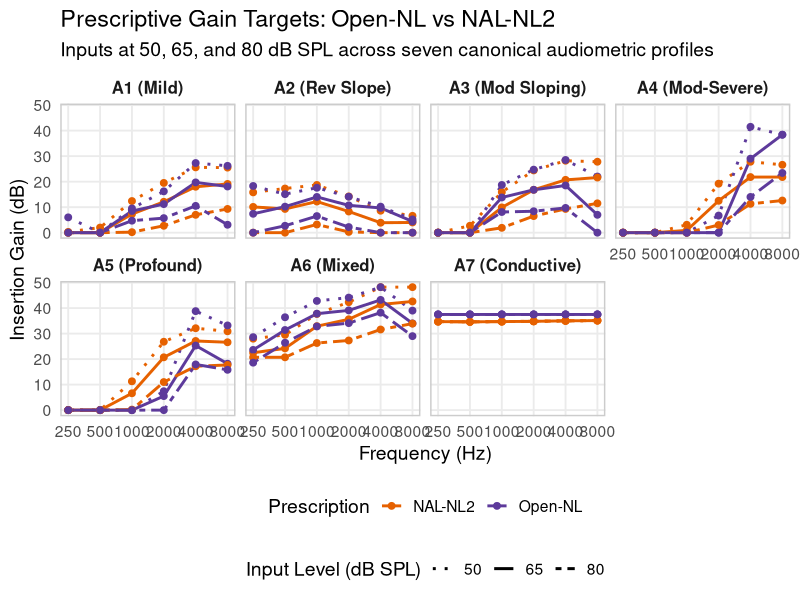
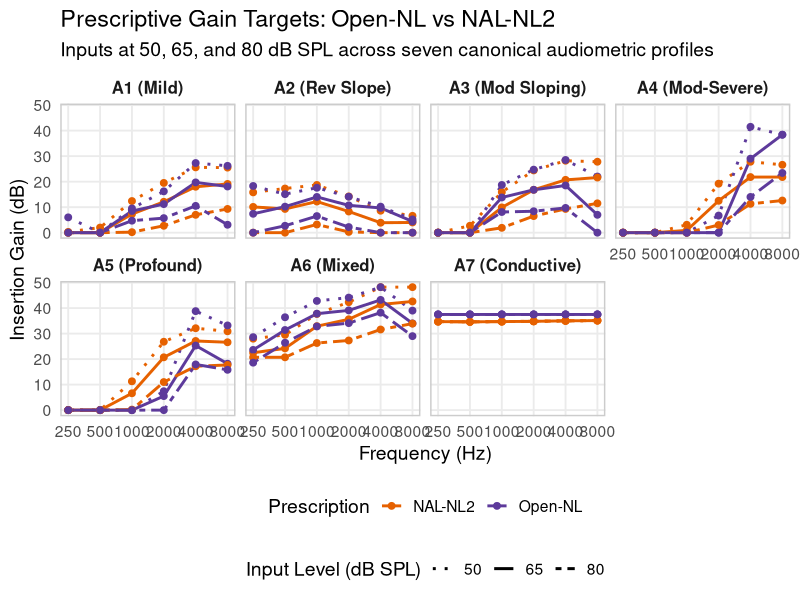

R code for these plots, in order:
library(ggplot2)
library(dplyr)
library(tidyr)

# Hardcoded data from the final validation table
data_raw <- list(
  A1 = list(
    `50` = list(`NAL-NL2`=c(0.3, 2.0, 12.4, 19.5, 25.6, 25.5), `Open-NL`=c(6.0, 0.0, 9.5, 16.2, 27.3, 26.2)),
    `65` = list(`NAL-NL2`=c(0.0, 0.0, 7.3, 12.1, 18.0, 19.1), `Open-NL`=c(0.0, 0.0, 8.5, 11.2, 19.7, 18.1)),
    `80` = list(`NAL-NL2`=c(0.0, 0.0, 0.2, 2.7, 7.0, 9.3), `Open-NL`=c(0.0, 0.0, 4.7, 5.7, 10.5, 3.1))
  ),
  A2 = list(
    `50` = list(`NAL-NL2`=c(15.8, 17.3, 18.7, 14.2, 8.6, 6.6), `Open-NL`=c(18.3, 15.1, 17.6, 14.1, 10.2, 5.2)),
    `65` = list(`NAL-NL2`=c(10.1, 9.3, 12.2, 8.3, 3.9, 4.0), `Open-NL`=c(7.4, 10.2, 14.0, 10.7, 9.7, 4.4)),
    `80` = list(`NAL-NL2`=c(0.0, 0.0, 3.2, 0.3, 0.0, 0.0), `Open-NL`=c(0.0, 2.7, 6.5, 2.2, 0.0, 0.0))
  ),
  A3 = list(
    `50` = list(`NAL-NL2`=c(0.0, 2.7, 15.9, 24.4, 28.2, 27.8), `Open-NL`=c(0.0, 0.0, 18.7, 24.7, 28.5, 22.0)),
    `65` = list(`NAL-NL2`=c(0.0, 0.0, 9.9, 16.8, 20.7, 21.6), `Open-NL`=c(0.0, 0.0, 13.8, 16.8, 18.5, 7.0)),
    `80` = list(`NAL-NL2`=c(0.0, 0.0, 1.9, 6.5, 9.3, 11.5), `Open-NL`=c(0.0, 0.0, 8.1, 8.4, 9.7, 0.0))
  ),
  A4 = list(
    `50` = list(`NAL-NL2`=c(0.0, 0.0, 3.1, 19.2, 27.8, 26.6), `Open-NL`=c(0.0, 0.0, 0.0, 6.7, 41.5, 38.4)),
    `65` = list(`NAL-NL2`=c(0.0, 0.0, 0.9, 12.5, 21.8, 21.8), `Open-NL`=c(0.0, 0.0, 0.0, 0.0, 29.0, 38.4)),
    `80` = list(`NAL-NL2`=c(0.0, 0.0, 0.0, 3.0, 11.3, 12.6), `Open-NL`=c(0.0, 0.0, 0.0, 0.0, 14.0, 23.4))
  ),
  A5 = list(
    `50` = list(`NAL-NL2`=c(0.0, 0.0, 11.3, 26.8, 32.1, 30.9), `Open-NL`=c(0.0, 0.0, 0.0, 7.4, 38.8, 33.2)),
    `65` = list(`NAL-NL2`=c(0.0, 0.0, 6.6, 20.7, 27.1, 26.6), `Open-NL`=c(0.0, 0.0, 0.0, 5.5, 25.3, 18.2)),
    `80` = list(`NAL-NL2`=c(0.0, 0.0, 0.2, 11.0, 17.2, 17.7), `Open-NL`=c(0.0, 0.0, 0.0, 0.0, 17.9, 15.8))
  ),
  A6 = list(
    `50` = list(`NAL-NL2`=c(28.0, 29.5, 37.7, 42.3, 48.2, 48.2), `Open-NL`=c(28.6, 36.4, 42.8, 44.1, 48.2, 39.0)),
    `65` = list(`NAL-NL2`=c(22.5, 24.2, 32.9, 35.6, 41.4, 42.6), `Open-NL`=c(23.6, 31.4, 37.8, 39.1, 43.2, 34.0)),
    `80` = list(`NAL-NL2`=c(20.7, 20.7, 26.3, 27.3, 31.6, 33.9), `Open-NL`=c(18.6, 26.4, 32.8, 34.1, 38.2, 29.0))
  ),
  A7 = list(
    `50` = list(`NAL-NL2`=c(34.7, 34.6, 34.7, 34.8, 35.0, 35.1), `Open-NL`=c(37.5, 37.5, 37.5, 37.5, 37.5, 37.5)),
    `65` = list(`NAL-NL2`=c(34.7, 34.6, 34.7, 34.8, 35.0, 35.1), `Open-NL`=c(37.5, 37.5, 37.5, 37.5, 37.5, 37.5)),
    `80` = list(`NAL-NL2`=c(34.7, 34.6, 34.7, 34.8, 35.0, 35.1), `Open-NL`=c(37.5, 37.5, 37.5, 37.5, 37.5, 37.5))
  )
)

freqs <- c(250, 500, 1000, 2000, 4000, 8000)
df_list <- list()

for (p in names(data_raw)) {
  for (lvl in names(data_raw[[p]])) {
    for (method in names(data_raw[[p]][[lvl]])) {
      gains <- data_raw[[p]][[lvl]][[method]]
      df_list[[length(df_list) + 1]] <- data.frame(
        Profile = p,
        Level = factor(lvl, levels=c("50", "65", "80")),
        Method = method,
        Frequency = freqs,
        Gain = gains
      )
    }
  }
}

df <- do.call(rbind, df_list)

# Prettify profile names
profile_names <- c("A1" = "A1 (Mild)", "A2" = "A2 (Rev Slope)", "A3" = "A3 (Mod Sloping)", 
                   "A4" = "A4 (Mod-Severe)", "A5" = "A5 (Profound)", "A6" = "A6 (Mixed)", "A7" = "A7 (Conductive)")
df$Profile <- factor(profile_names[as.character(df$Profile)], levels = profile_names)

# Custom colors and line types for clarity
colors <- c("NAL-NL2" = "#E66100", "Open-NL" = "#5D3A9B")

p <- ggplot(df, aes(x = Frequency, y = Gain, color = Method, linetype = Level, group = interaction(Method, Level))) +
  geom_line(size = 1.0) +
  geom_point(size = 2.0) +
  scale_x_log10(breaks = freqs, labels = freqs) +
  scale_color_manual(values = colors) +
  scale_linetype_manual(values = c("50" = "dotted", "65" = "solid", "80" = "twodash")) +
  facet_wrap(~ Profile, ncol = 4) +
  theme_minimal(base_size = 14) +
  labs(
    title = "Prescriptive Gain Targets: Open-NL vs NAL-NL2",
    subtitle = "Inputs at 50, 65, and 80 dB SPL across seven canonical audiometric profiles",
    x = "Frequency (Hz)",
    y = "Insertion Gain (dB)",
    color = "Prescription",
    linetype = "Input Level (dB SPL)"
  ) +
  theme(
    legend.position = "bottom",
    legend.box = "vertical",
    strip.text = element_text(face = "bold", size = 12),
    panel.grid.minor = element_blank(),
    panel.border = element_rect(color = "grey80", fill = NA, size = 1)
  )

dir.create("/home/mark/Development/SII-github/manuscript_figures", showWarnings = FALSE)
ggsave("/home/mark/Development/SII-github/manuscript_figures/OpenNL_vs_NALNL2_Gain_Final.png", plot = p, width = 12, height = 10, dpi = 300)
ggsave("/home/mark/.gemini/antigravity/brain/d1572c05-6279-48ca-983d-ed6e97ed4c47/OpenNL_vs_NALNL2_Gain_Final.png", plot = p, width = 12, height = 10, dpi = 300)
